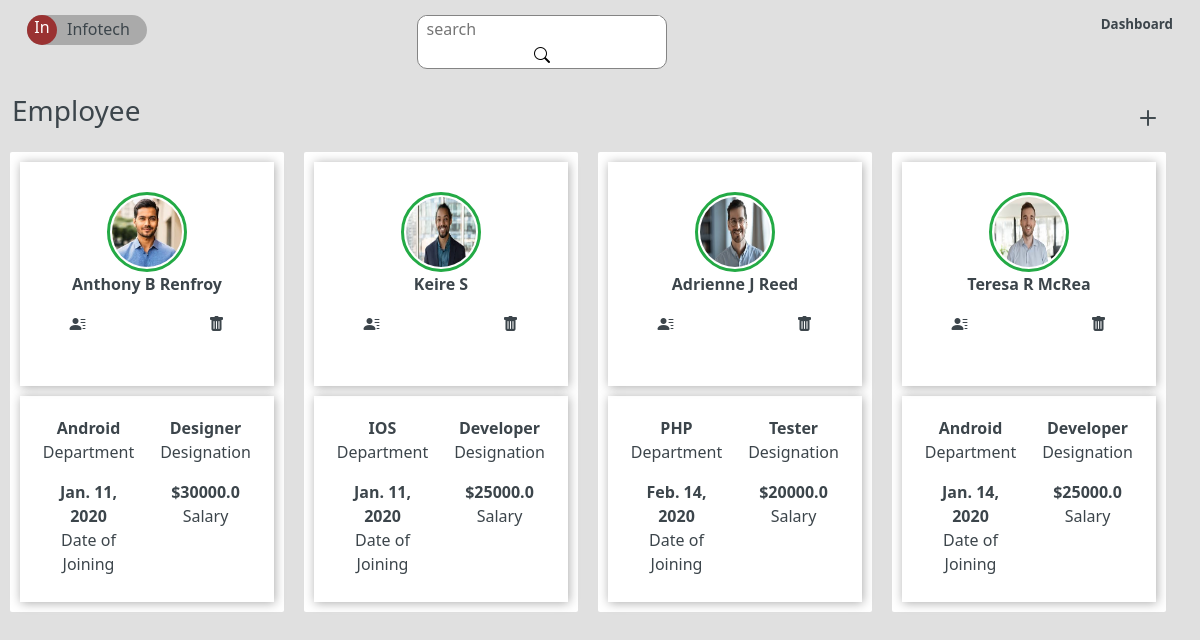
The page / on the database its author committed.
### app/models.py (models this page shows)
class Employee(models.Model):
    first_name=models.CharField(max_length=100)
    last_name=models.CharField(max_length=100)
    department=models.CharField(max_length=100)
    designation=models.CharField(max_length=100)
    date_of_joining=models.DateField()
    salary=models.FloatField()
    profile_image=models.ImageField(upload_to='image/')

### app/views.py (the view)
# urls.py: path('',views.home_page,name='home'),
def home_page(request):
    val=Employee.objects.all()
    if request.method == 'POST':
        value=request.POST.get('search')
        sr=Employee.objects.filter(Q(first_name__icontains=value))
        return render(request,'home.html',{'data':sr})
    return render(request,'home.html',{'data':val})

### template/home.html (shortened to what this page needs)
<!DOCTYPE html>
<html lang="en">
<head>
    <link href="https://cdn.jsdelivr.net/npm/bootstrap@5.3.3/dist/css/bootstrap.min.css" rel="stylesheet"
>
    <link rel="stylesheet" href="https://cdn.jsdelivr.net/npm/bootstrap-icons@1.11.3/font/bootstrap-icons.min.css">
</head>
<body>
    <div class="container-fluid" >
        <nav>
            <div class="row">
                <div class="col-4"> <div style="height: 30px;width: 120px;border-radius: 50px;background-color: #aaaaaa;display: flex;"><div style="width: 30px;height: 30px;background-color: rgb(154, 50, 50);border-radius: 50px;text-align: center;color: white;">In</div><div style="text-align: right;padding: 2px 0 0 10px;">Infotech</div></div></div>
                <div class="col-4" style="text-align: center;">
                    <form method="POST">
                        <div style="width: 250px;background-color: white;border-radius: 10px;border: 1px solid rgb(132, 132, 132);">
                            <input type="text" name="search" placeholder="search" style="border: none;">
                            <button type="submit" style="border: none;background-color: white;"><i class="bi bi-search"></i></button>
                        </div>
                    </form>
                </div>
                <div class="col-4" style="text-align: right; font-size: smaller;"><b>Dashboard</b></div>
            </div>
        </nav>
        <div class="row">
            <div class="row">
                <div class="col"><h3>Employee</h3></div>
                <div class="col" style="text-align: right;"><a href="{% url 'create' %}"><i class="bi bi-plus" style="font-size: xx-large;"></i></a></div>
            </div>
            <div class="row">
                {% for x in data %}
                <div class="col" style="background-color: rgb(255, 255, 255);padding: 10px;margin: 10px;border-radius: 2px;">
                    <div style="text-align: center;box-shadow:1px 1px 10px #aaaaaa; padding: 30px 0 50px 0;margin-bottom: 10px;">
                        <img src="{{x.profile_image.url}}" alt="img">
                        <p><b>{{x.first_name}} {{x.last_name}}</b></p>
                        <div class="row">
                            <div class="col"><a href="{% url 'edit' x.id %}"><i class="bi bi-person-lines-fill"></i></a></div>
                            <div class="col"><a href="{% url 'deletee' x.id %}"><i class="bi bi-trash-fill"></i></a></div>
                        </div>
                    </div>
                    <div class="row" style="text-align: center;box-shadow:1px 1px 10px #aaaaaa;margin: auto; padding: 20px 10px 10px 10px;">
                        <div class="col"><p><b>{{x.department}}</b><br>Department</p>
                        <p><b>{{x.date_of_joining}}</b><br>Date of Joining</p></div>
                        <div class="col"><b><p>{{x.designation}}</b><br>Designation</p>
                        <p><b>${{x.salary}}</b><br>Salary</p></div>
                    </div>
                </div>
                {% endfor %}
            </div>
        </div>
    </div>
</body>
</html>

### template/home.html (style rules this page uses)
body { background-color: rgb(224, 224, 224); color: rgb(60, 69, 75); }
nav { padding: 15px; margin-bottom: 10px; }
img { border-radius: 50px; height: 80px; width: 80px; padding: 2px; border: 3px solid rgb(35, 170, 69); }
a { color: rgb(60, 69, 75); }

### rows shown on the page
Employee: profile_image (picture), first_name "Anthony B", last_name "Renfroy", department "Android", date_of_joining "Jan. 11, 2020", designation "Designer", salary "30000.0"
Employee: profile_image (picture), first_name "Keire", last_name "S", department "IOS", date_of_joining "Jan. 11, 2020", designation "Developer", salary "25000.0"
Employee: profile_image (picture), first_name "Adrienne J", last_name "Reed", department "PHP", date_of_joining "Feb. 14, 2020", designation "Tester", salary "20000.0"
Employee: profile_image (picture), first_name "Teresa R", last_name "McRea", department "Android", date_of_joining "Jan. 14, 2020", designation "Developer", salary "25000.0"
